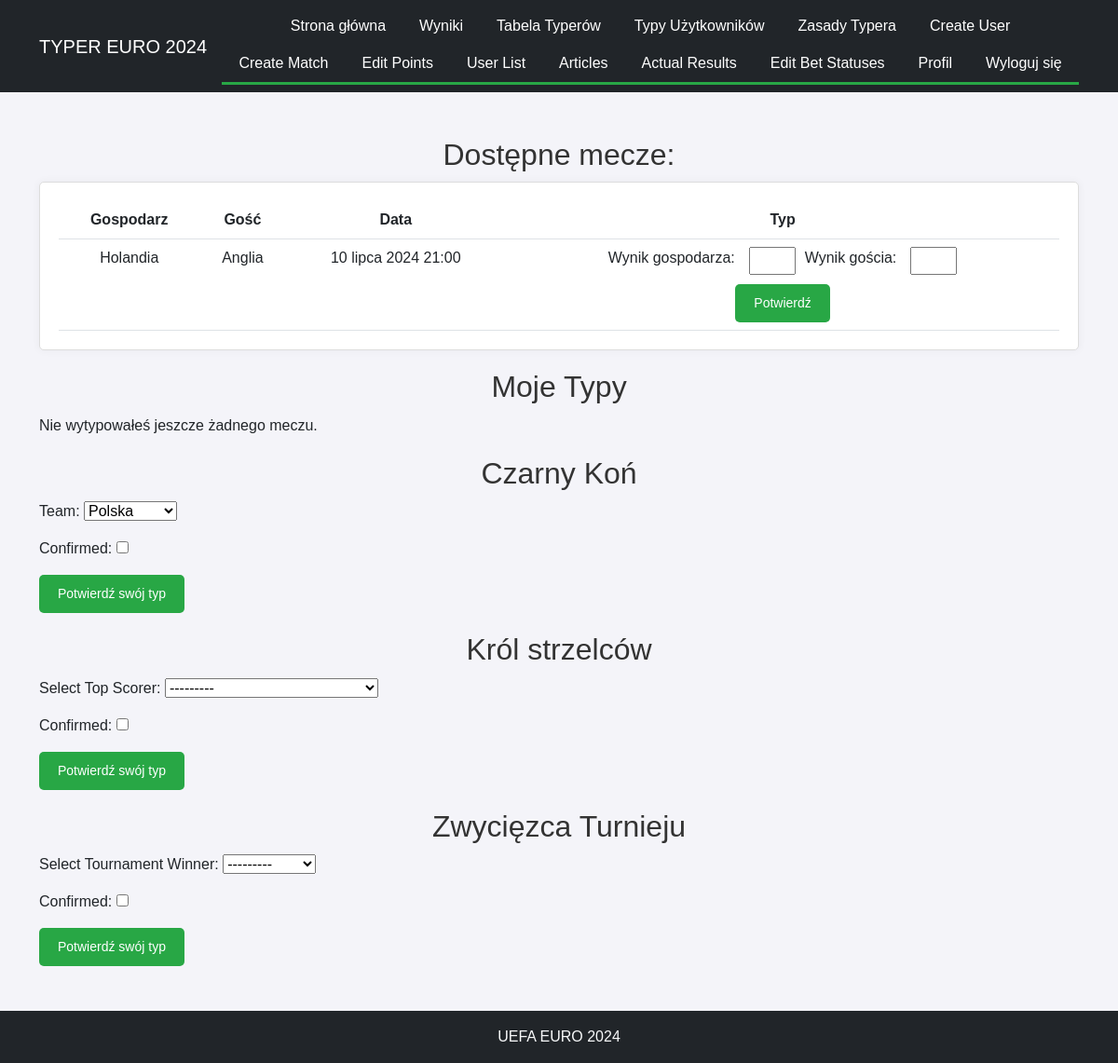
Before: /betting/ (signed in) with the older database file.
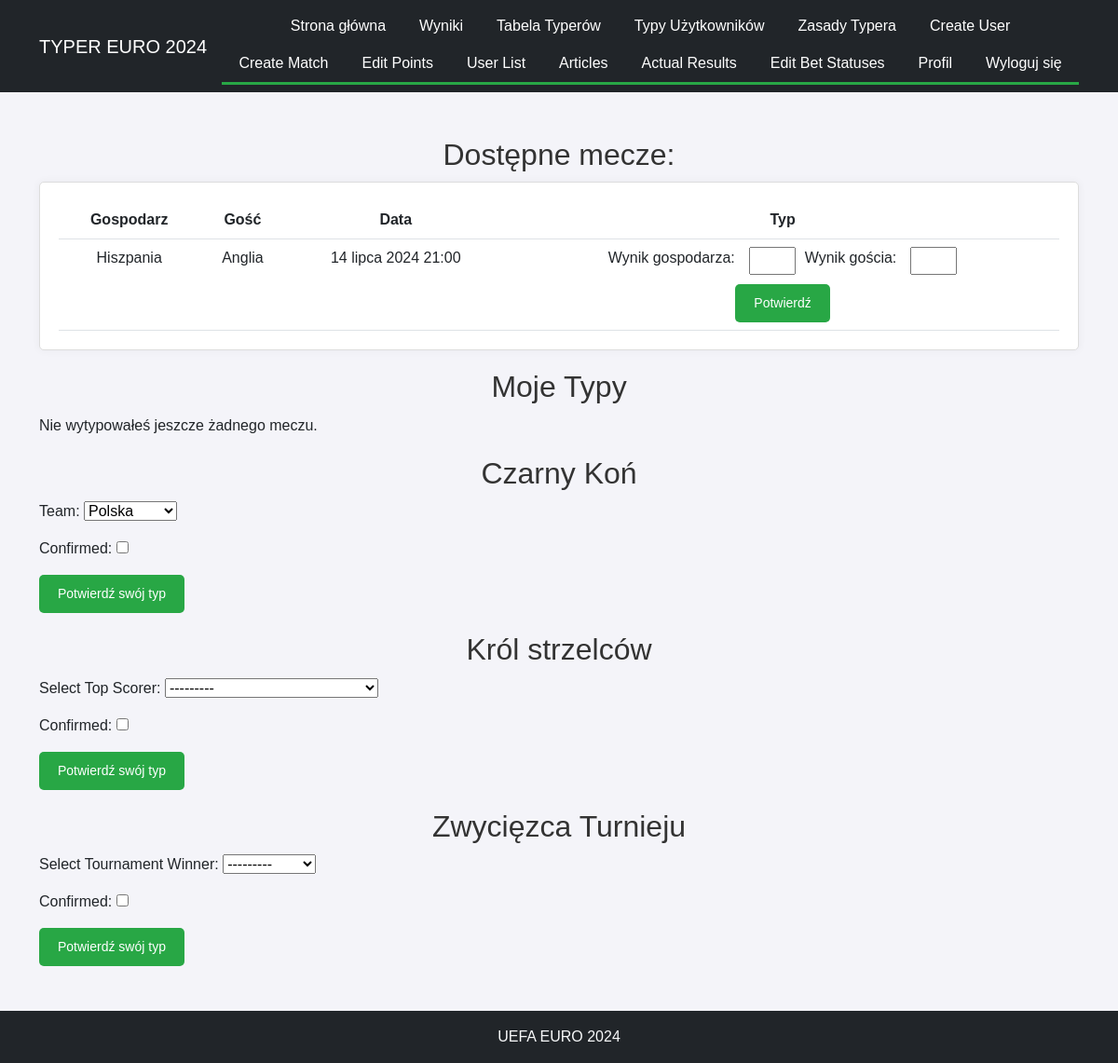
After: the same page with the newer database file.
### contest/models.py (models this page shows, shortened)
class Article(models.Model):
    title = models.CharField(max_length=200)
    slug = models.SlugField(max_length=200, unique=True, blank=True)
    content = models.TextField()
    author = models.ForeignKey(User, on_delete=models.CASCADE)
    created_at = models.DateTimeField(auto_now_add=True)
    updated_at = models.DateTimeField(auto_now=True)

class Match(models.Model):
    group = models.CharField(max_length=2)
    home_team = models.CharField(max_length=100)
    away_team = models.CharField(max_length=100)
    date = models.DateTimeField()
    place = models.CharField(max_length=100)
    actual_home_team_score = models.IntegerField(null=True, blank=True, default=0)
    actual_away_team_score = models.IntegerField(null=True, blank=True, default=0)
    final_score = models.BooleanField(default=False)

### contest/views.py (the view)
# urls.py: path('betting/', views.betting, name='betting'),
@login_required
def betting(request):
    available_matches = Match.objects.exclude(
        bet__user=request.user
    ).exclude(final_score=True)
    my_bets = Bet.objects.filter(user=request.user)
    try:
        underdog = UnderdogSelection.objects.get(user=request.user)
    except UnderdogSelection.DoesNotExist:
        underdog = None
    try:
        top_scorer = TopScorerSelection.objects.get(user=request.user)
    except TopScorerSelection.DoesNotExist:
        top_scorer = None
    try:
        tournament_winner = TournamentWinnerSelection.objects.get(user=request.user)
    except TournamentWinnerSelection.DoesNotExist:
        tournament_winner = None
    if request.method == 'POST':
        if 'place_bet' in request.POST:
            match_id = request.POST['place_bet']
            home_team_score = request.POST.get(f'home_team_score_{match_id}')
            away_team_score = request.POST.get(f'away_team_score_{match_id}')
            if home_team_score is not None and away_team_score is not None:
                match = Match.objects.get(id=match_id)
                Bet.objects.create(
                    user=request.user,
                    match=match,
                    home_team_score=home_team_score,
                    away_team_score=away_team_score
                )
                messages.success(request, 'Bet placed successfully!')
            else:
                messages.error(request, 'Please provide valid scores.')
            return redirect('betting')
        if 'confirm_underdog' in request.POST:
            underdog_form = UnderdogForm(request.POST)
            if underdog_form.is_valid():
                underdog_selection = underdog_form.save(commit=False)
                underdog_selection.user = request.user
                underdog_selection.save()
                messages.success(request, 'Underdog selected successfully!')
                return redirect('betting')
        if 'confirm_top_scorer' in request.POST:
            top_scorer_form = TopScorerForm(request.POST)
            if top_scorer_form.is_valid():
                top_scorer_selection = top_scorer_form.save(commit=False)
                top_scorer_selection.user = request.user
                top_scorer_selection.save()
                messages.success(request, 'Top scorer selected successfully!')
                return redirect('betting')
        if 'confirm_winner' in request.POST:
            winner_form = TournamentWinnerForm(request.POST)
            if winner_form.is_valid():
                winner_selection = winner_form.save(commit=False)
                winner_selection.user = request.user
                winner_selection.save()
                messages.success(request, 'Tournament winner selected successfully!')
                return redirect('betting')
    else:
        underdog_form = UnderdogForm(instance=underdog)
        top_scorer_form = TopScorerForm(instance=top_scorer)
        winner_form = TournamentWinnerForm(instance=tournament_winner)
    context = {
        'available_matches': available_matches,
        'my_bets': my_bets,
        'underdog_form': underdog_form,
        'top_scorer_form': top_scorer_form,
        'winner_form': winner_form,
        'underdog': underdog,
        'top_scorer': top_scorer,
        'tournament_winner': tournament_winner,
    }
    return render(request, 'betting.html', context)

### contest/forms.py
class UnderdogForm(forms.ModelForm):
    TEAM_CHOICES = [
        ('Polska', 'Polska'),
        ('Czechy', 'Czechy'),
        ('Serbia', 'Serbia'),
        ('Szkocja', 'Szkocja'),
        ('Austria', 'Austria'),
        ('Turcja', 'Turcja'),
        ('Szwajcaria', 'Szwajcaria'),
        ('Węgry', 'Węgry'),
        ('Albania', 'Albania'),
        ('Słowenia', 'Słowenia'),
        ('Słowacja', 'Słowacja'),
        ('Rumunia', 'Rumunia'),
        ('Ukraina', 'Ukraina'),
        ('Gruzja', 'Gruzja'),
    ]
    team = forms.ChoiceField(choices=TEAM_CHOICES)
    confirmed = forms.BooleanField(required=True)
    class Meta:
        model = UnderdogSelection
        fields = ['team', 'confirmed']

class TopScorerForm(forms.ModelForm):
    player = forms.ModelChoiceField(
        queryset=TopScorer.objects.all().order_by('country', 'player_name'),
        label="Select Top Scorer",
        widget=forms.Select
    )
    confirmed = forms.BooleanField(required=True)
    class Meta:
        model = TopScorerSelection
        fields = ['player', 'confirmed']

### contest/models.py (called while the page is built)
    def __str__(self):
        return f"{self.player_name} ({self.country})"

    def __str__(self):
        return self.name

### contest/templatetags/article_tags.py (called while the page is built)
@register.simple_tag
def get_articles():
    return Article.objects.all()

### contest/templates/betting.html (shortened to what this page needs)
{% extends "base.html" %}
{% block content %}
<h2>Dostępne mecze:</h2>
{% if available_matches %}
    <div class="card">
        <table class="table centered">
            <thead>
                <tr>
                    <th>Gospodarz</th>
                    <th>Gość</th>
                    <th>Data</th>
                    <th>Typ</th>
                </tr>
            </thead>
            <tbody>
                {% for match in available_matches %}
                <tr>
                    <td>{{ match.home_team }}</td>
                    <td>{{ match.away_team }}</td>
                    <td>{{ match.date }}</td>
                    <td>
                        <form method="post" class="bet-form">
                            <div class="bet-inputs">
                                <label for="home_team_score_{{ match.id }}">Wynik gospodarza:</label>
                                <input type="number" name="home_team_score_{{ match.id }}" id="home_team_score_{{ match.id }}">
                                <label for="away_team_score_{{ match.id }}">Wynik gościa:</label>
                                <input type="number" name="away_team_score_{{ match.id }}" id="away_team_score_{{ match.id }}">
                            </div>
                            <button type="submit" class="button">Potwierdź</button>
                        </form>
                    </td>
                </tr>
                {% endfor %}
            </tbody>
        </table>
    </div>
{% else %}
    <p class="centered">Nie masz aktualnie meczów do typowania.</p>
{% endif %}
<h2>Moje Typy</h2>
{% if my_bets %}
<table class="table centered">
    <thead>
        <tr>
            <th>Gospodarz</th>
            <th>Gość</th>
            <th>Wynik gospodarza</th>
            <th>Wynik gościa</th>
        </tr>
    </thead>
    <tbody>
        {% for bet in my_bets %}
        <tr>
            <td>{{ bet.match.home_team }}</td>
            <td>{{ bet.match.away_team }}</td>
            <td>{{ bet.home_team_score }}</td>
            <td>{{ bet.away_team_score }}</td>
        </tr>
        {% endfor %}
    </tbody>
</table>
{% else %}
    <p>Nie wytypowałeś jeszcze żadnego meczu.</p>
{% endif %}
<h2>Czarny Koń</h2>
{% if underdog %}
    <div class="card">
        <p>Twój czarny koń turnieju: <strong>{{ underdog.team }}</strong></p>
    </div>
{% else %}
    <form method="post">
        {{ underdog_form.as_p }}
        <button type="submit" name="confirm_underdog" class="button">Potwierdź swój typ</button>
    </form>
{% endif %}
<h2>Król strzelców</h2>
{% if top_scorer %}
    <div class="card">
        <p>Twój król strzelców: <strong>{{ top_scorer.player }}</strong></p>
    </div>
{% else %}
    <form method="post">
        {{ top_scorer_form.as_p }}
        <button type="submit" name="confirm_top_scorer" class="button">Potwierdź swój typ</button>
    </form>
{% endif %}
<h2>Zwycięzca Turnieju</h2>
{% if tournament_winner %}
    <div class="card">
        <p>Twój zwyciezca turnieju: <strong>{{ tournament_winner.team.name }}</strong></p>
    </div>
{% else %}
    <form method="post">
        {{ winner_form.as_p }}
        <button type="submit" name="confirm_winner" class="button">Potwierdź swój typ</button>
    </form>
{% endif %}
{% endblock %}

### contest/templates/base.html (shortened to what this page needs)
{% load static %}
{% load article_tags %}
<!DOCTYPE html>
<html lang="pl">
<head>
    <link href="https://cdn.jsdelivr.net/npm/bootstrap@5.3.0/dist/css/bootstrap.min.css" rel="stylesheet">
    <link rel="stylesheet" type="text/css" href="{% static 'css/styles.css' %}">
    <link rel="stylesheet" href="https://cdnjs.cloudflare.com/ajax/libs/font-awesome/6.0.0-beta3/css/all.min.css">
</head>
<body>
<nav class="navbar navbar-expand-lg navbar-dark bg-dark">
    <div class="container bg-dark border-0">
        <a class="navbar-brand" href="{% url 'home' %}">TYPER EURO 2024</a>
        <div class="collapse navbar-collapse justify-content-center" id="navbarNav">
            <ul class="navbar-nav bg-dark flex-wrap">
                <li class="nav-item">
                    <a class="nav-link" href="{% url 'home' %}">Strona główna</a>
                </li>
                <li class="nav-item">
                    <a class="nav-link" href="{% url 'results' %}">Wyniki</a>
                </li>
                <li class="nav-item">
                    <a class="nav-link" href="{% url 'leaderboard' %}">Tabela Typerów</a>
                </li>
                <li class="nav-item">
                    <a class="nav-link" href="{% url 'user_predictions' %}">Typy Użytkowników</a>
                </li>
                {% get_articles as articles %}
                {% for article in articles %}
                <li class="nav-item">
                    <a class="nav-link" href="{% url 'view_article' article.slug %}">{{ article.title }}</a>
                </li>
                {% endfor %}
                {% if user.is_authenticated %}
                {% if user.is_superuser %}
                <li class="nav-item">
                    <a class="nav-link" href="{% url 'create_user' %}">Create User</a>
                </li>
                <li class="nav-item">
                    <a class="nav-link" href="{% url 'create_match' %}">Create Match</a>
                </li>
                <li class="nav-item">
                    <a class="nav-link" href="{% url 'edit_points' %}">Edit Points</a>
                </li>
                <li class="nav-item">
                    <a class="nav-link" href="{% url 'user_list' %}">User List</a>
                </li>
                <li class="nav-item">
                    <a class="nav-link" href="{% url 'article_list' %}">Articles</a>
                </li>
                <li class="nav-item">
                    <a class="nav-link" href="{% url 'actual_results' %}">Actual Results</a>
                </li>
                <li class="nav-item">
                    <a class="nav-link" href="{% url 'edit_bet_status' %}">Edit Bet Statuses</a>
                </li>
                {% endif %}
                <li class="nav-item">
                    <a class="nav-link" href="{% url 'profile' %}">Profil</a>
                </li>
                <li class="nav-item">
                    <a class="nav-link" href="#" id="logout-link"
                       onclick="document.getElementById('logout-form').submit(); return false;">Wyloguj się</a>
                </li>
                {% else %}
                <li class="nav-item">
                    <a class="nav-link" href="{% url 'login' %}">Zaloguj się</a>
                </li>
                {% endif %}
            </ul>
        </div>
    </div>
</nav>
<div class="container-fluid container-lg mt-5">
    {% block content %}{% endblock %}
</div>
<footer class="footer bg-dark text-light text-center py-3 mt-5">
    <p class="mb-0">UEFA EURO 2024</p>
</footer>
</body>
</html>

### static/css/styles.css (style rules this page uses)
body { font-family: Arial, sans-serif; margin: 0; padding: 0; background-color: #f4f4f9; }
nav ul { list-style-type: none; padding: 0; margin: 0; background-color: #343a40; display: flex; justify-content: center; border-bottom: 3px solid #28a745; }
nav ul li { margin: 0; }
nav ul li a { display: block; color: white; text-align: center; padding: 15px 20px; text-decoration: none; transition: background-color 0.3s; }
h1, h2 { text-align: center; color: #333; margin-top: 20px; margin-bottom: 10px; }
.card { padding: 20px; margin-bottom: 20px; border: 1px solid #ddd; background-color: #fff; border-radius: 5px; box-shadow: 0 0 10px rgba(0, 0, 0, 0.05); text-align: center; }
.button { display: inline-block; padding: 10px 20px; font-size: 14px; text-align: center; color: white; background-color: #28a745; border: none; border-radius: 5px; cursor: pointer; transition: background-color 0.3s; }
.footer { background-color: #343a40; color: #fff; padding: 10px 0; text-align: center; }
.footer p { margin: 0; }
ul { padding: 0; list-style-type: none; text-align: center; }
ul li { margin-bottom: 10px; }
.bet-form { display: inline-block; text-align: center; }
.bet-inputs { display: flex; justify-content: center; gap: 10px; margin-bottom: 10px; }
.bet-inputs label { display: block; padding-right: 5px; }
.bet-inputs input { width: 50px; text-align: center; }
.table { margin: 0 auto; text-align: center; }
.table tr { text-align: center; }
.centered { margin: 0 auto; text-align: center; }
.navbar-nav .nav-item { margin-left: 10px; margin-right: 10px; }
.navbar-nav .nav-link { color: white !important; }

Changed rows visible on the page:
no longer on this page (row edited): Match: home_team "Holandia", away_team "Anglia", date "10 lipca 2024 21:00"
added Match: home_team "Hiszpania", away_team "Anglia", date "14 lipca 2024 21:00"
